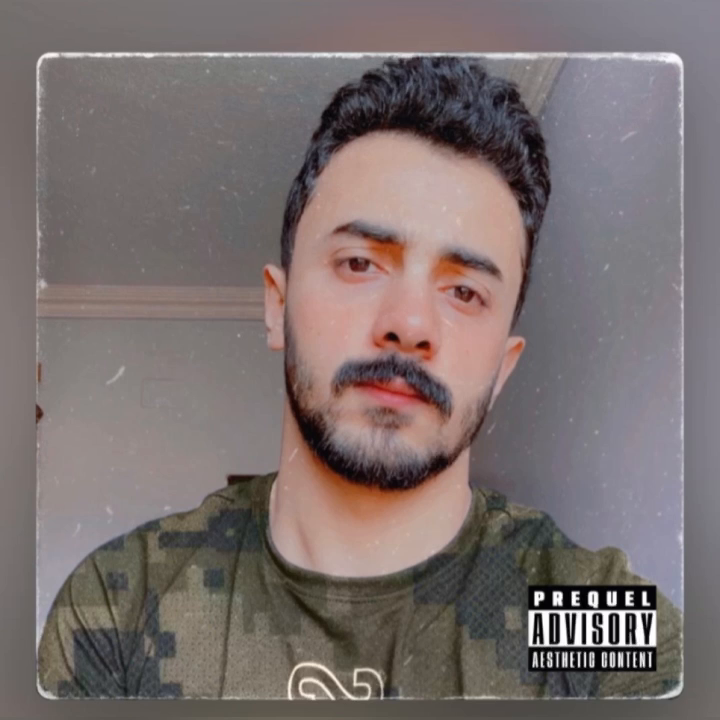
#> input picture frame 37 of kareem.mp4, 720 x 720 px
$ python FaceDetectionVideo.py
#> lines starting #> are read from the running program, lines starting #| are printed output that depends on the picture; after the words box and inside, x2 and y2 are one past the last pixel; in counts of white or black regions, pixels touching at a corner belong together
import cv2

# Load the cascade - Algorithm to detection face
face_cascade = cv2.CascadeClassifier('haarcascade_frontalface_default.xml')

# To capture video from webcam.
# cap = cv2.VideoCapture(0)
cap = cv2.VideoCapture('kareem.mp4')

# To use a video file as input
while True:
    # Read the frame
    ret, frame = cap.read()
#> frame is the input picture: shape (720, 720, 3); mean B, G, R 110.9, 111.7, 122.6

    # Convert to grayscale
    gray = cv2.cvtColor(frame, cv2.COLOR_BGR2GRAY)
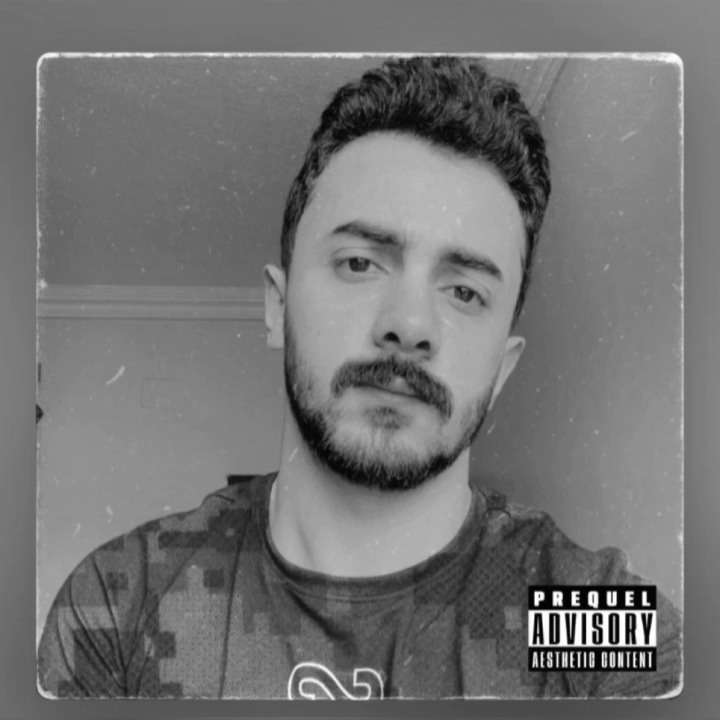
#> gray: shape (720, 720); min 0, max 255, mean 114.9

    # Detect the faces
    faces = face_cascade.detectMultiScale(
        gray,
        scaleFactor=1.1,
        minNeighbors=5,
        minSize=(30, 30),
        flags=cv2.FONT_HERSHEY_SIMPLEX
    )
#> faces = [[249, 143, 318, 318]]
    # For condition for Draw the rectangle & Count & Display Number of Faces Detected
    face_count = 1
    for (x, y, w, h) in faces:
        # Draw the rectangle around each face
        cv2.rectangle(frame, (x, y), (x+w, y+h), (3, 77, 255), 2)

        # Count each number of faces
        cv2.putText(frame, 'Face #' + str(face_count), (x, y), cv2.FONT_HERSHEY_TRIPLEX, 1, (0, 255, 255), 1)
        face_count += 1

        # Display Number of Faces Detected -frame.shape[0] is height of photo
        cv2.putText(frame, "Number of Faces Detected: " + str(faces.shape[0]),
                    (120, frame.shape[0] - 18), cv2.FONT_HERSHEY_TRIPLEX, 0.9, (0, 255, 0), 1)
#> this loop made 1 pass
#> (x, y, w, h, face_count) on pass 1: (249, 143, 318, 318, 2)
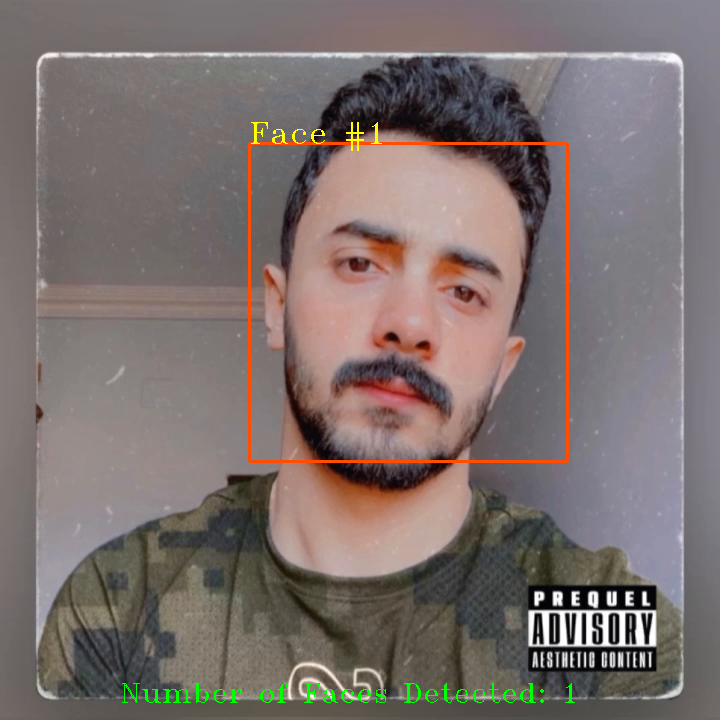
#> frame: shape (720, 720, 3); 1.18% of pixels changed, all inside (x1, y1, x2, y2) = (122, 122, 575, 703)
#> after the loop, face_count = 2
    # Display the output
    cv2.imshow('Faces Found In Video', frame)
    # Stop if escape key is pressed
    if cv2.waitKey(1) & 0xFF == ord('q'):
#> (key q is pressed here)
        break
# Release the VideoCapture object
cap.release()
cv2.destroyAllWindows()

$ run again, starting later in the video
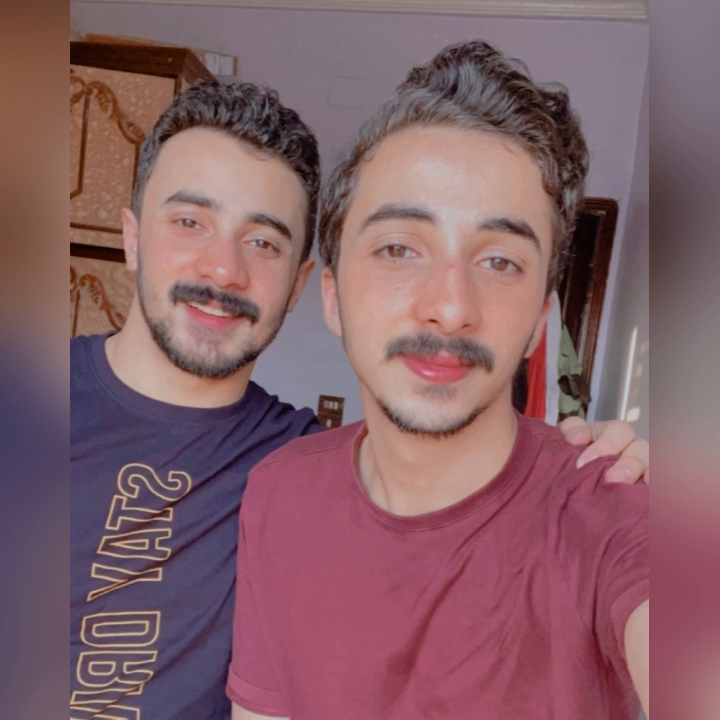
#> input picture frame 170 of kareem.mp4, 720 x 720 px
#> frame is the input picture: shape (720, 720, 3); mean B, G, R 102.9, 95.6, 132.9
#> `gray = cv2.cvtColor(frame, cv2.COLOR_BGR2GRAY)`:
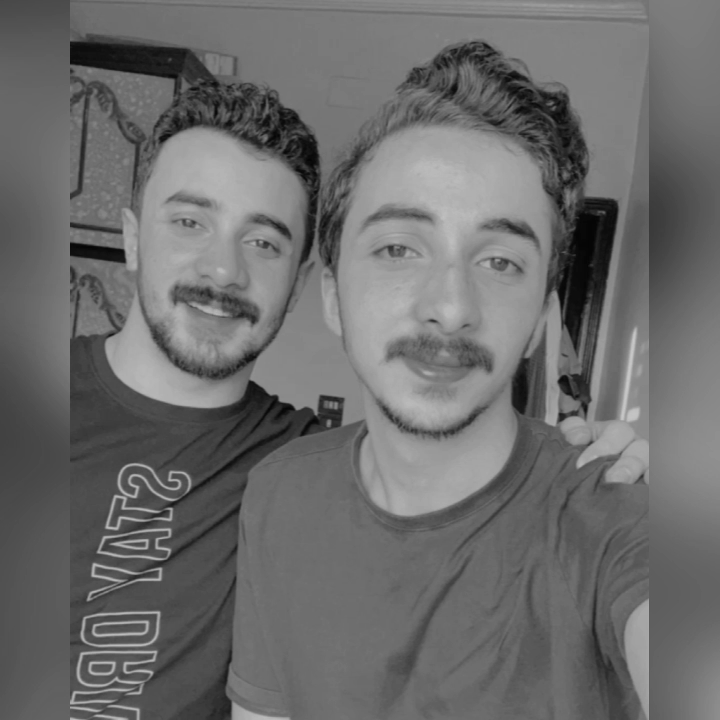
#> gray: shape (720, 720); min 4, max 200, mean 107.6
#> faces = [[109, 136, 226, 226], [299, 137, 297, 297]]
#> the loop `for (x, y, w, h) in faces:` made 2 passes
#> (x, y, w, h, face_count) on passes 1 to 2: (109, 136, 226, 226, 2), (299, 137, 297, 297, 3)
#> after the loop `for (x, y, w, h) in faces:`:
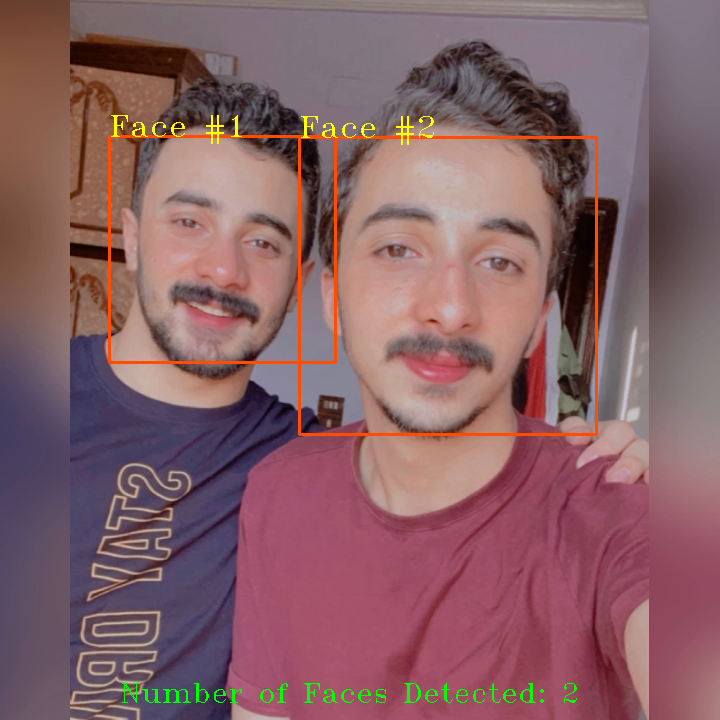
#> frame: shape (720, 720, 3); 1.74% of pixels changed, all inside (x1, y1, x2, y2) = (108, 115, 598, 703)
#> after the loop `for (x, y, w, h) in faces:`: face_count = 3

$ run again, starting later in the video
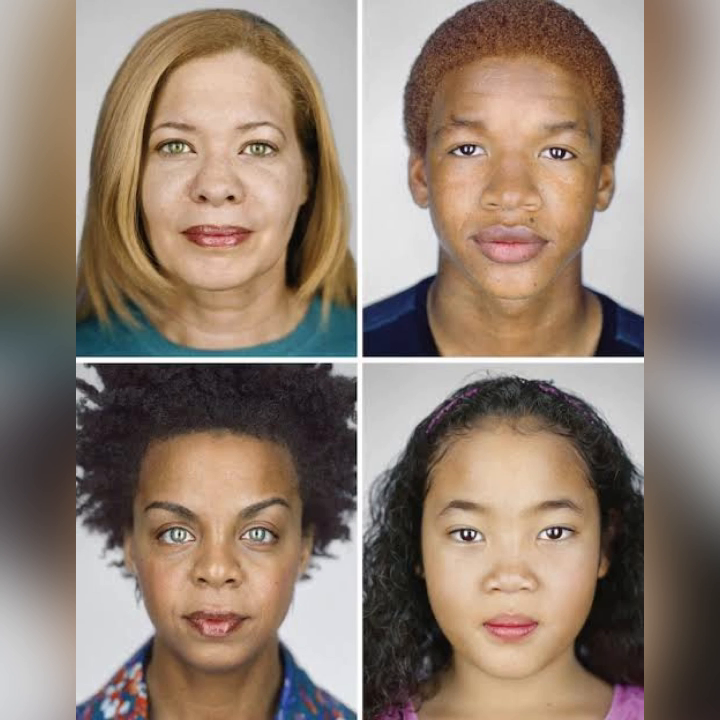
#> input picture frame 302 of kareem.mp4, 720 x 720 px
#> frame is the input picture: shape (720, 720, 3); mean B, G, R 114, 127.5, 145.2
#> `gray = cv2.cvtColor(frame, cv2.COLOR_BGR2GRAY)`:
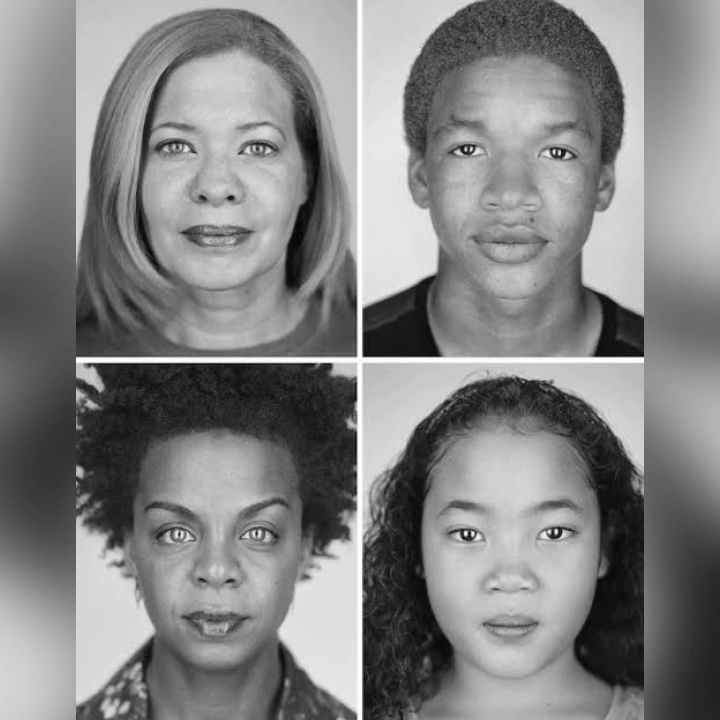
#> gray: shape (720, 720); min 3, max 255, mean 131.2
#> faces = [[121, 455, 192, 192], [113, 65, 211, 211], [401, 446, 215, 215], [405, 70, 212, 212]]
#> the loop `for (x, y, w, h) in faces:` made 4 passes
#> after the loop `for (x, y, w, h) in faces:`:
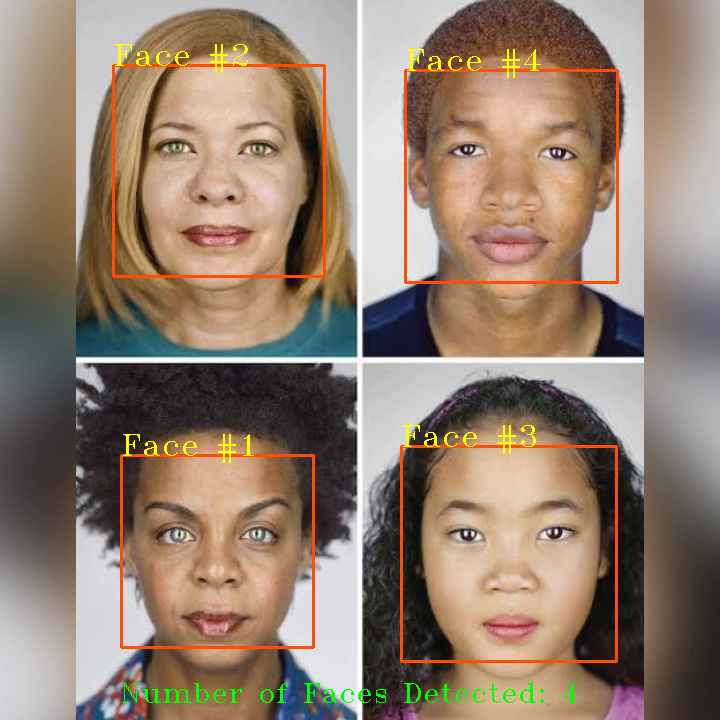
#> frame: shape (720, 720, 3); 2.67% of pixels changed, all inside (x1, y1, x2, y2) = (112, 44, 619, 703)
#> after the loop `for (x, y, w, h) in faces:`: face_count = 5
